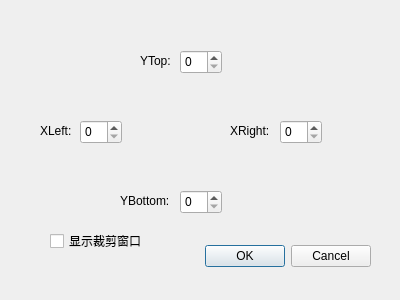
<?xml version="1.0" encoding="UTF-8"?>
<ui version="4.0">
 <class>ClipWindowSettingDialog</class>
 <widget class="QDialog" name="ClipWindowSettingDialog">
  <property name="geometry">
   <rect>
    <x>0</x>
    <y>0</y>
    <width>400</width>
    <height>300</height>
   </rect>
  </property>
  <property name="windowTitle">
   <string>Dialog</string>
  </property>
  <widget class="QDialogButtonBox" name="buttonBox">
   <property name="geometry">
    <rect>
     <x>30</x>
     <y>240</y>
     <width>341</width>
     <height>32</height>
    </rect>
   </property>
   <property name="orientation">
    <enum>Qt::Horizontal</enum>
   </property>
   <property name="standardButtons">
    <set>QDialogButtonBox::Cancel|QDialogButtonBox::Ok</set>
   </property>
  </widget>
  <widget class="QSpinBox" name="spinBoxYTop">
   <property name="geometry">
    <rect>
     <x>180</x>
     <y>50</y>
     <width>42</width>
     <height>24</height>
    </rect>
   </property>
   <property name="maximum">
    <number>999999</number>
   </property>
  </widget>
  <widget class="QSpinBox" name="spinBoxXRight">
   <property name="geometry">
    <rect>
     <x>280</x>
     <y>120</y>
     <width>42</width>
     <height>24</height>
    </rect>
   </property>
   <property name="maximum">
    <number>999999</number>
   </property>
  </widget>
  <widget class="QSpinBox" name="spinBoxYBottom">
   <property name="geometry">
    <rect>
     <x>180</x>
     <y>190</y>
     <width>42</width>
     <height>24</height>
    </rect>
   </property>
   <property name="maximum">
    <number>999999</number>
   </property>
  </widget>
  <widget class="QSpinBox" name="spinBoxXLeft">
   <property name="geometry">
    <rect>
     <x>80</x>
     <y>120</y>
     <width>42</width>
     <height>24</height>
    </rect>
   </property>
   <property name="maximum">
    <number>999999</number>
   </property>
  </widget>
  <widget class="QCheckBox" name="checkBox">
   <property name="geometry">
    <rect>
     <x>50</x>
     <y>230</y>
     <width>91</width>
     <height>22</height>
    </rect>
   </property>
   <property name="text">
    <string>显示裁剪窗口</string>
   </property>
   <property name="checkable">
    <bool>true</bool>
   </property>
   <property name="checked">
    <bool>false</bool>
   </property>
  </widget>
  <widget class="QLabel" name="label">
   <property name="geometry">
    <rect>
     <x>40</x>
     <y>120</y>
     <width>41</width>
     <height>21</height>
    </rect>
   </property>
   <property name="text">
    <string>XLeft:</string>
   </property>
  </widget>
  <widget class="QLabel" name="label_2">
   <property name="geometry">
    <rect>
     <x>230</x>
     <y>120</y>
     <width>51</width>
     <height>21</height>
    </rect>
   </property>
   <property name="text">
    <string>XRight:</string>
   </property>
  </widget>
  <widget class="QLabel" name="label_3">
   <property name="geometry">
    <rect>
     <x>140</x>
     <y>50</y>
     <width>41</width>
     <height>21</height>
    </rect>
   </property>
   <property name="text">
    <string>YTop:</string>
   </property>
  </widget>
  <widget class="QLabel" name="label_4">
   <property name="geometry">
    <rect>
     <x>120</x>
     <y>190</y>
     <width>61</width>
     <height>21</height>
    </rect>
   </property>
   <property name="text">
    <string>YBottom:</string>
   </property>
  </widget>
 </widget>
 <resources/>
 <connections>
  <connection>
   <sender>buttonBox</sender>
   <signal>accepted()</signal>
   <receiver>ClipWindowSettingDialog</receiver>
   <slot>accept()</slot>
   <hints>
    <hint type="sourcelabel">
     <x>248</x>
     <y>254</y>
    </hint>
    <hint type="destinationlabel">
     <x>157</x>
     <y>274</y>
    </hint>
   </hints>
  </connection>
  <connection>
   <sender>buttonBox</sender>
   <signal>rejected()</signal>
   <receiver>ClipWindowSettingDialog</receiver>
   <slot>reject()</slot>
   <hints>
    <hint type="sourcelabel">
     <x>316</x>
     <y>260</y>
    </hint>
    <hint type="destinationlabel">
     <x>286</x>
     <y>274</y>
    </hint>
   </hints>
  </connection>
 </connections>
</ui>
